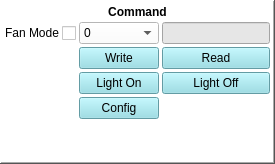
                    <widget class="QFrame" name="frame_10">
                     <property name="sizePolicy">
                      <sizepolicy hsizetype="Preferred" vsizetype="Preferred">
                       <horstretch>0</horstretch>
                       <verstretch>0</verstretch>
                      </sizepolicy>
                     </property>
                     <property name="baseSize">
                      <size>
                       <width>0</width>
                       <height>0</height>
                      </size>
                     </property>
                     <property name="styleSheet">
                      <string notr="true">
background-color: rgb(255, 255, 255);
</string>
                     </property>
                     <property name="frameShape">
                      <enum>QFrame::WinPanel</enum>
                     </property>
                     <property name="frameShadow">
                      <enum>QFrame::Raised</enum>
                     </property>
                     <layout class="QGridLayout" name="gridLayout_22">
                      <property name="leftMargin">
                       <number>3</number>
                      </property>
                      <property name="topMargin">
                       <number>3</number>
                      </property>
                      <property name="rightMargin">
                       <number>3</number>
                      </property>
                      <property name="bottomMargin">
                       <number>3</number>
                      </property>
                      <property name="spacing">
                       <number>3</number>
                      </property>
                      <item row="0" column="0">
                       <layout class="QGridLayout" name="gridLayout_21">
                        <item row="1" column="1">
                         <widget class="QCheckBox" name="checkBox_FanMode">
                          <property name="sizePolicy">
                           <sizepolicy hsizetype="Preferred" vsizetype="Preferred">
                            <horstretch>0</horstretch>
                            <verstretch>0</verstretch>
                           </sizepolicy>
                          </property>
                          <property name="text">
                           <string/>
                          </property>
                         </widget>
                        </item>
                        <item row="2" column="3">
                         <widget class="QPushButton" name="pushButton_Read_Command">
                          <property name="sizePolicy">
                           <sizepolicy hsizetype="Preferred" vsizetype="Preferred">
                            <horstretch>0</horstretch>
                            <verstretch>0</verstretch>
                           </sizepolicy>
                          </property>
                          <property name="styleSheet">
                           <string notr="true">background-color: rgb(139, 219, 229);

color: rgb(0, 0, 0);</string>
                          </property>
                          <property name="text">
                           <string>Read</string>
                          </property>
                         </widget>
                        </item>
                        <item row="3" column="2">
                         <widget class="QPushButton" name="Light_on_cmd_button">
                          <property name="sizePolicy">
                           <sizepolicy hsizetype="Preferred" vsizetype="Preferred">
                            <horstretch>0</horstretch>
                            <verstretch>0</verstretch>
                           </sizepolicy>
                          </property>
                          <property name="styleSheet">
                           <string notr="true">background-color: rgb(139, 219, 229);

color: rgb(0, 0, 0);</string>
                          </property>
                          <property name="text">
                           <string>Light On</string>
                          </property>
                         </widget>
                        </item>
                        <item row="1" column="3">
                         <widget class="QLineEdit" name="lineEdit_FanMode_read">
                          <property name="sizePolicy">
                           <sizepolicy hsizetype="Preferred" vsizetype="Preferred">
                            <horstretch>0</horstretch>
                            <verstretch>0</verstretch>
                           </sizepolicy>
                          </property>
                          <property name="styleSheet">
                           <string notr="true">background-color: rgb(230, 230, 230);</string>
                          </property>
                         </widget>
                        </item>
                        <item row="1" column="0">
                         <widget class="QLabel" name="label_69">
                          <property name="text">
                           <string>Fan Mode</string>
                          </property>
                         </widget>
                        </item>
                        <item row="0" column="0" colspan="4">
                         <widget class="QLabel" name="label_68">
                          <property name="font">
                           <font>
                            <weight>75</weight>
                            <bold>true</bold>
                           </font>
                          </property>
                          <property name="text">
                           <string>Command</string>
                          </property>
                          <property name="alignment">
                           <set>Qt::AlignCenter</set>
                          </property>
                         </widget>
                        </item>
                        <item row="2" column="2">
                         <widget class="QPushButton" name="pushButton_Write_Command">
                          <property name="sizePolicy">
                           <sizepolicy hsizetype="Preferred" vsizetype="Preferred">
                            <horstretch>0</horstretch>
                            <verstretch>0</verstretch>
                           </sizepolicy>
                          </property>
                          <property name="styleSheet">
                           <string notr="true">background-color: rgb(139, 219, 229);

color: rgb(0, 0, 0);</string>
                          </property>
                          <property name="text">
                           <string>Write</string>
                          </property>
                         </widget>
                        </item>
                        <item row="1" column="2">
                         <widget class="QComboBox" name="Combo_FanMode_write">
                          <property name="sizePolicy">
                           <sizepolicy hsizetype="Preferred" vsizetype="Preferred">
                            <horstretch>0</horstretch>
                            <verstretch>0</verstretch>
                           </sizepolicy>
                          </property>
                          <item>
                           <property name="text">
                            <string>0</string>
                           </property>
                          </item>
                          <item>
                           <property name="text">
                            <string>1</string>
                           </property>
                          </item>
                          <item>
                           <property name="text">
                            <string>2</string>
                           </property>
                          </item>
                         </widget>
                        </item>
                        <item row="3" column="3">
                         <widget class="QPushButton" name="Light_off_cmd_button">
                          <property name="sizePolicy">
                           <sizepolicy hsizetype="Preferred" vsizetype="Preferred">
                            <horstretch>0</horstretch>
                            <verstretch>0</verstretch>
                           </sizepolicy>
                          </property>
                          <property name="styleSheet">
                           <string notr="true">background-color: rgb(139, 219, 229);

color: rgb(0, 0, 0);</string>
                          </property>
                          <property name="text">
                           <string>Light Off</string>
                          </property>
                         </widget>
                        </item>
                        <item row="4" column="2">
                         <widget class="QPushButton" name="config_cmd_button">
                          <property name="sizePolicy">
                           <sizepolicy hsizetype="Preferred" vsizetype="Preferred">
                            <horstretch>0</horstretch>
                            <verstretch>0</verstretch>
                           </sizepolicy>
                          </property>
                          <property name="styleSheet">
                           <string notr="true">background-color: rgb(139, 219, 229);

color: rgb(0, 0, 0);</string>
                          </property>
                          <property name="text">
                           <string>Config</string>
                          </property>
                         </widget>
                        </item>
                       </layout>
                      </item>
                      <item row="1" column="0">
                       <spacer name="verticalSpacer">
                        <property name="orientation">
                         <enum>Qt::Vertical</enum>
                        </property>
                        <property name="sizeHint" stdset="0">
                         <size>
                          <width>20</width>
                          <height>40</height>
                         </size>
                        </property>
                       </spacer>
                      </item>
                     </layout>
                    </widget>
